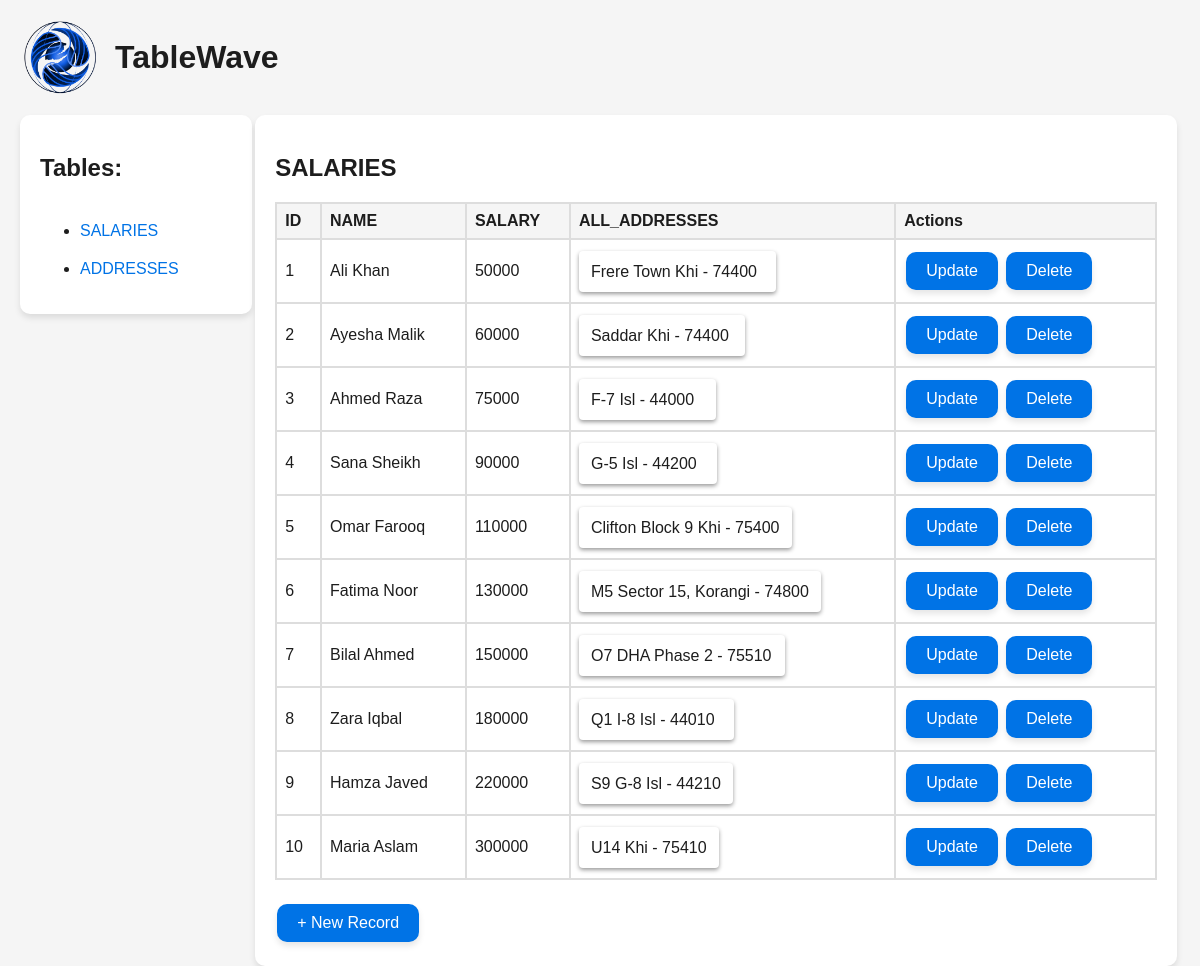
Screenshot of /table/salaries with the database file from the repository.
### tables this page shows
CREATE TABLE salaries(
    id INTEGER PRIMARY KEY AUTOINCREMENT, 
    name VARCHAR, 
    salary INTEGER
);

### main.py (the view)
@app.route('/table/<table_name>')
def table(table_name):
    conn = get_db_connection()
    if table_name == 'salaries':
        query_one_address = '''
        SELECT s.id, s.name, s.salary
        FROM salaries s
        '''
        salaries_with_one_address = conn.execute(query_one_address).fetchall()
        query_all_addresses = '''
        SELECT a.emid, a.address, a.postal
        FROM addresses a
        WHERE a.emid IN (SELECT id FROM salaries)
        '''
        all_addresses = conn.execute(query_all_addresses).fetchall()
        from collections import defaultdict
        addresses_by_emid = defaultdict(list)
        for emid, address, postal in all_addresses:
            addresses_by_emid[emid].append((address, postal))
        combined_results = []
        for row in salaries_with_one_address:
            emid = row['id']
            combined_results.append({
                'id': emid,
                'name': row['name'],
                'salary': row['salary'],
                'all_addresses': addresses_by_emid[emid]
            })
        rows = combined_results
        columns = [
            ('id', 'INTEGER'),
            ('name', 'VARCHAR'),
            ('salary', 'INTEGER'),
            ('all_addresses', 'TEXT')
        ]
    else:
        rows = conn.execute(f"SELECT * FROM {table_name}").fetchall()
        columns = conn.execute(f"PRAGMA table_info({table_name})").fetchall()
    tables = conn.execute("SELECT name FROM sqlite_master WHERE type='table' AND name != 'sqlite_sequence'").fetchall()
    conn.close()
    return render_template('index.html', table_name=table_name, rows=rows, columns=columns, tables=[t[0] for t in tables])

### main.py (called while the page is built)
def get_db_connection():
    conn = sqlite3.connect(DATABASE)
    conn.row_factory = sqlite3.Row
    return conn

### templates/index.html (shortened to what this page needs)
<!DOCTYPE html>
<html>
<head>
    <link rel="stylesheet" href="{{ url_for('static', filename='styles.css') }}">
</head>
<body class="light-mode">
    <header>
        <img src="{{ url_for('static', filename='globe_sticker.png') }}" alt="TableWave Logo" class="logo">
        <h1 class="alignh1">TableWave</h1>
    </header>
    <div class="sidebar">
        <div class="container">
            <div>
                <h2>Tables:</h2>
                <ul>
                    {% for table in tables %}
                        <li><a href="{{ url_for('table', table_name=table) }}">{{ table   | upper}}</a></li>
                    {% endfor %}
                </ul>
            </div>
        </div>
    </div>
    <div class="main-content">
        <div class="container">
            {% if table_name %}
                <h2>{{ table_name | upper }}</h2>
                <table>
                    <thead>
                        <tr>
                            {% for column in columns %}
                                <th>
                                    {{ column[1]  | upper if table_name != 'salaries' else column[0] | upper }}
                                </th>
                            {% endfor %}
                            <th>Actions</th>
                        </tr>
                    </thead>
                    <tbody>
                        {% for row in rows %}
                            <tr>
                                {% for column in columns %}
                                    <td>
                                        {% if table_name == 'salaries' %}
                                            {% if column[0] == 'all_addresses' %}
                                                <select class="custom-dropdown">
                                                    {% for address, postal in row['all_addresses'] %}
                                                        <option>{{ address }} - {{ postal }}</option>
                                                    {% endfor %}
                                                </select>
                                            {% else %}
                                                {{ row[column[0]] }}
                                            {% endif %}
                                        {% else %}
                                            {{ row[column[1]] }}
                                        {% endif %}
                                    </td>
                                {% endfor %}
                                <td>
                                    <button onclick="document.getElementById('updateForm{{ row['id'] }}').style.display='block'">Update</button>
                                    <form action="{{ url_for('delete_row', table_name=table_name, row_id=row['id']) }}" method="post" style="display:inline;">
                                        <input type="submit" value="Delete">
                                    </form>
                                </td>
                            </tr>
                        {% endfor %}
                    </tbody>
                </table>
                <button onclick="toggleForm()">+ New Record</button>
            {% else %}
                <p>Select a table to view its contents.</p>
            {% endif %}
        </div>
    </div>
</body>
</html>

### static/styles.css (style rules this page uses)
:root { --themecolor: #0073e6; --button_hover: #0600b7; --background: #f5f5f5; --whitywhite: #fff; --textcolor: #1d1d1d; }
body { font-family: Arial, sans-serif; margin: 0; padding: 20px; background-color: var(--background); color: var(--textcolor); transition: background-color 0.3s, color 0.3s; }
header { display: flex; align-items: center; padding: 0px; background-color: var(--background) }
.logo { width: 80px; height: auto; margin-right: 15px; padding-bottom: 20px; }
.alignh1 { margin: 0; padding-bottom: 20px; }
.sidebar { width: 20%; height: 550px; float:left; }
.main-content { width: 80%; height: 550px; float:left; }
.container { max-width: 95%; margin: 0 auto; padding: 20px; background-color: var(--whitywhite); border-radius: 10px; box-shadow: 0px 4px 6px rgba(0, 0, 0, 0.1); }
h1, h2 { color: inherit; }
table { width: 100%; border-collapse: collapse; margin-bottom: 20px; }
th, td { border: 2px solid #ddd; padding: 8px; text-align: left; }
th { background-color: var(--background); }
form { margin-bottom: 20px; }
input[type="submit"], button { background-color: var(--themecolor); color: var(--whitywhite); border: none; padding: 10px 20px; text-align: center; text-decoration: none; display: inline-block; font-size: 16px; margin: 4px 2px; cursor: pointer; border-radius: 10px; box-shadow: 0px 4px 6px rgba(0, 0, 0, 0.1); transition: background-color 0.3s, box-shadow 0.3s; }
a { color: var(--themecolor); text-decoration: none; margin-top: 20px; display: inline-block; }
.custom-dropdown { appearance: none; background-color: var(--whitywhite); border: 2px solid transparent; border-radius: 4px; padding: 10px; font-size: 16px; color: var(--textcolor); box-shadow: 0 2px 4px rgba(0, 0, 0, 0.4); transition: border-color 0.3s ease, box-shadow 0.3s ease; }
.custom-dropdown option { padding: 10px; }

### rows the page displays
salaries: id "1" "Ali Khan" "50000"
salaries: id "2" "Ayesha Malik" "60000"
salaries: id "3" "Ahmed Raza" "75000"
salaries: id "4" "Sana Sheikh" "90000"
salaries: id "5" "Omar Farooq" "110000"
salaries: id "6" "Fatima Noor" "130000"
salaries: id "7" "Bilal Ahmed" "150000"
salaries: id "8" "Zara Iqbal" "180000"
salaries: id "9" "Hamza Javed" "220000"
salaries: id "10" "Maria Aslam" "300000"

### other values shown
{{ table   | upper }} "SALARIES" "ADDRESSES"
{{ table_name | upper }} "SALARIES"
{{ column[1]  | upper if table_name != 'salaries' else column[0] | upper }} "ID" "NAME" "SALARY" "ALL_ADDRESSES"
form field value "Frere Town Khi - 74400"
form field value "Saddar Khi - 74400"
form field value "F-7 Isl - 44000"
form field value "G-5 Isl - 44200"
form field value "Clifton Block 9 Khi - 75400"
form field value "M5 Sector 15, Korangi - 74800"
form field value "O7 DHA Phase 2 - 75510"
form field value "Q1 I-8 Isl - 44010"
form field value "S9 G-8 Isl - 44210"
form field value "U14 Khi - 75410"
